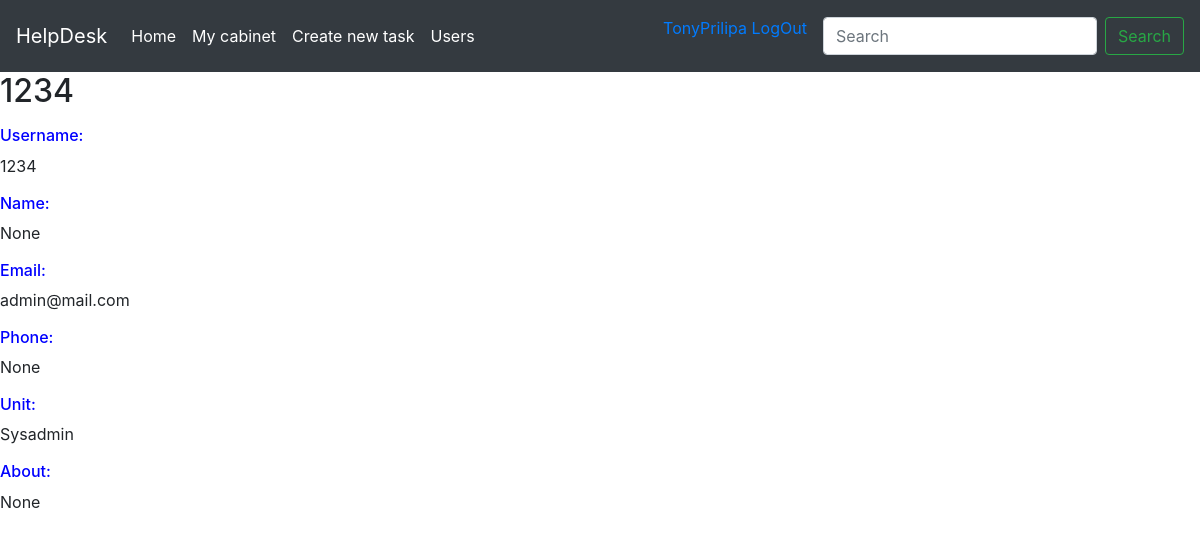
Page /users/1234 (signed in) on the committed database.
### models.py (models this page shows, shortened)
class User(UserMixin, db.Model):
    __tablename__ = 'users'
    id = db.Column(db.Integer, primary_key=True)
    username = db.Column(db.String(64), unique=True)
    email = db.Column(db.String(64), unique=True)
    password_hash = db.Column(db.String(128))
    real_name = db.Column(db.String(32))
    phone = db.Column(db.String(32))
    about = db.Column(db.Text(140))
    unit_id = db.Column(db.Integer, db.ForeignKey('units.id'))
    role_id = db.Column(db.Integer, db.ForeignKey('roles.id'))
    @property
    def password(self):
        raise AttributeError('password is not readable attribute')

class Unit(db.Model):
    __tablename__ = 'units'
    id = db.Column(db.Integer, primary_key=True)
    name = db.Column(db.String(40), unique=True)
    user = db.relationship('User', backref='unit', lazy='dynamic')
    ticket = db.relationship('Ticket', backref='unit', lazy='dynamic')

### users/blueprint.py (the view)
@users.route('/<username>', methods=['GET', 'POST'])
@login_required
def user_profile(username):
    user = User.query.filter_by(username=username).first()
    if user is None:
        abort(404)
    return render_template('users/user_profile.html', user=user)

### models.py (called while the page is built)
@login_manager.user_loader
def load_user(user_id):
    return User.query.get(int(user_id))

### users/templates/users/user_profile.html (shortened to what this page needs)
{% extends 'base.html' %}
{% block content %}
<div>
    <h2>{{ user.username }}</h2>
    <div>
        <p><h6 style="color: blue;">Username: </h6>{{user.username}}</p>
        <p><h6 style="color: blue;">Name: </h6>{{user.real_name}}</p>
        <p><h6 style="color: blue;">Email: </h6>{{user.email}}</p>
        <p><h6 style="color: blue;">Phone: </h6>{{user.phone}}</p>
        <p><h6 style="color: blue;">Unit: </h6>{{user.unit.name}}</p>
        <p><h6 style="color: blue;">About: </h6>{{user.about}}</p>
    </div>
</div>
{% endblock %}

### templates/base.html (shortened to what this page needs)
<!DOCTYPE html>
<html lang="en">
<head>
    <link rel="stylesheet" href="https://stackpath.bootstrapcdn.com/bootstrap/4.4.1/css/bootstrap.min.css">
</head>
<body>
<nav class="navbar navbar-expand-lg navbar-dark bg-dark">
  <a class="navbar-brand" href="{{url_for('index')}}">HelpDesk</a>
  <div class="collapse navbar-collapse" id="navbarSupportedContent">
    <ul class="navbar-nav mr-auto">
      <li class="nav-item active">
        <a class="nav-link" href="{{url_for('index')}}">Home</a>
      </li>
      <li class="nav-item active">
        <a class="nav-link" href="{{url_for('users.cabinet', username=current_user.username)}}">My cabinet</a>
      </li>
      <li class="nav-item active">
      <a class="nav-link" href="{{url_for('tickets.create')}}">Create new task</a>
      </li>
      <li class="nav-item active"><a class="nav-link" href="{{url_for('users.index')}}">Users</a></li>
    </ul>
      <ul>
          {% if current_user.username %}
        <a href="{{url_for('auth.logout')}}" class="nav-link">{{current_user.username}} LogOut</a>
        {% else %}
        <a href="{{url_for('auth.login')}}" class="nav-item active nav-link">LogIn</a>
        {% endif %}
      </ul>
    <form class="form-inline my-2 my-lg-0">
      <input class="form-control mr-sm-2" type="search" placeholder="Search" aria-label="Search">
      <button class="btn btn-outline-success my-2 my-sm-0" type="submit">Search</button>
    </form>
  </div>
</nav>
{% block content %} {% endblock %}
</body>
</html>

### rows in the picture
User: username "TonyPrilipa"
User: username "1234", real_name "None", email "admin@mail.com", phone "None", about "None"
Unit: unit.name "Sysadmin"
